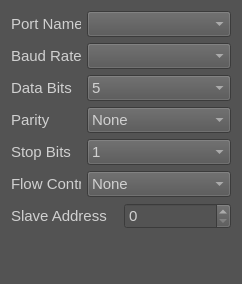
<?xml version="1.0" encoding="UTF-8"?>
<ui version="4.0">
 <class>ModBusRTUSettingsWidget</class>
 <widget class="QWidget" name="ModBusRTUSettingsWidget">
  <property name="geometry">
   <rect>
    <x>0</x>
    <y>0</y>
    <width>242</width>
    <height>284</height>
   </rect>
  </property>
  <property name="font">
   <font>
    <pointsize>11</pointsize>
   </font>
  </property>
  <property name="windowTitle">
   <string>Form</string>
  </property>
  <property name="styleSheet">
   <string notr="true">background-color: rgb(83, 83, 83);
color: rgb(208, 208, 208);</string>
  </property>
  <layout class="QVBoxLayout" name="verticalLayout">
   <item>
    <layout class="QHBoxLayout" name="horizontalLayout">
     <item>
      <widget class="QLabel" name="portNameLbl">
       <property name="maximumSize">
        <size>
         <width>70</width>
         <height>16777215</height>
        </size>
       </property>
       <property name="font">
        <font>
         <pointsize>11</pointsize>
        </font>
       </property>
       <property name="text">
        <string>Port Name</string>
       </property>
      </widget>
     </item>
     <item>
      <widget class="QComboBox" name="portNameComboBox">
       <property name="minimumSize">
        <size>
         <width>100</width>
         <height>0</height>
        </size>
       </property>
       <property name="font">
        <font>
         <pointsize>11</pointsize>
        </font>
       </property>
      </widget>
     </item>
    </layout>
   </item>
   <item>
    <layout class="QHBoxLayout" name="horizontalLayout_2">
     <item>
      <widget class="QLabel" name="baudRateLbl">
       <property name="maximumSize">
        <size>
         <width>70</width>
         <height>16777215</height>
        </size>
       </property>
       <property name="font">
        <font>
         <pointsize>11</pointsize>
        </font>
       </property>
       <property name="text">
        <string>Baud Rate</string>
       </property>
      </widget>
     </item>
     <item>
      <widget class="QComboBox" name="baudRateComboBox">
       <property name="minimumSize">
        <size>
         <width>100</width>
         <height>0</height>
        </size>
       </property>
       <property name="font">
        <font>
         <pointsize>11</pointsize>
        </font>
       </property>
      </widget>
     </item>
    </layout>
   </item>
   <item>
    <layout class="QHBoxLayout" name="horizontalLayout_3">
     <item>
      <widget class="QLabel" name="dataBitsLbl">
       <property name="maximumSize">
        <size>
         <width>70</width>
         <height>16777215</height>
        </size>
       </property>
       <property name="font">
        <font>
         <pointsize>11</pointsize>
        </font>
       </property>
       <property name="text">
        <string>Data Bits</string>
       </property>
      </widget>
     </item>
     <item>
      <widget class="QComboBox" name="dataBitsComboBox">
       <property name="minimumSize">
        <size>
         <width>100</width>
         <height>0</height>
        </size>
       </property>
       <property name="font">
        <font>
         <pointsize>11</pointsize>
        </font>
       </property>
       <item>
        <property name="text">
         <string>5</string>
        </property>
       </item>
       <item>
        <property name="text">
         <string>6</string>
        </property>
       </item>
       <item>
        <property name="text">
         <string>7</string>
        </property>
       </item>
       <item>
        <property name="text">
         <string>8</string>
        </property>
       </item>
      </widget>
     </item>
    </layout>
   </item>
   <item>
    <layout class="QHBoxLayout" name="horizontalLayout_4">
     <item>
      <widget class="QLabel" name="parityLbl">
       <property name="maximumSize">
        <size>
         <width>70</width>
         <height>16777215</height>
        </size>
       </property>
       <property name="font">
        <font>
         <pointsize>11</pointsize>
        </font>
       </property>
       <property name="text">
        <string>Parity</string>
       </property>
      </widget>
     </item>
     <item>
      <widget class="QComboBox" name="parityComboBox">
       <property name="minimumSize">
        <size>
         <width>100</width>
         <height>0</height>
        </size>
       </property>
       <property name="font">
        <font>
         <pointsize>11</pointsize>
        </font>
       </property>
       <item>
        <property name="text">
         <string>None</string>
        </property>
       </item>
       <item>
        <property name="text">
         <string>Even</string>
        </property>
       </item>
       <item>
        <property name="text">
         <string>Odd</string>
        </property>
       </item>
      </widget>
     </item>
    </layout>
   </item>
   <item>
    <layout class="QHBoxLayout" name="horizontalLayout_5">
     <item>
      <widget class="QLabel" name="stopBitsLbl">
       <property name="maximumSize">
        <size>
         <width>70</width>
         <height>16777215</height>
        </size>
       </property>
       <property name="font">
        <font>
         <pointsize>11</pointsize>
        </font>
       </property>
       <property name="text">
        <string>Stop Bits</string>
       </property>
      </widget>
     </item>
     <item>
      <widget class="QComboBox" name="stopBitsComboBox">
       <property name="minimumSize">
        <size>
         <width>100</width>
         <height>0</height>
        </size>
       </property>
       <property name="font">
        <font>
         <pointsize>11</pointsize>
        </font>
       </property>
       <item>
        <property name="text">
         <string>1</string>
        </property>
       </item>
       <item>
        <property name="text">
         <string>1.5</string>
        </property>
       </item>
       <item>
        <property name="text">
         <string>2</string>
        </property>
       </item>
      </widget>
     </item>
    </layout>
   </item>
   <item>
    <layout class="QHBoxLayout" name="horizontalLayout_6">
     <item>
      <widget class="QLabel" name="flowControlLbl">
       <property name="maximumSize">
        <size>
         <width>70</width>
         <height>16777215</height>
        </size>
       </property>
       <property name="font">
        <font>
         <pointsize>11</pointsize>
        </font>
       </property>
       <property name="text">
        <string>Flow Control</string>
       </property>
      </widget>
     </item>
     <item>
      <widget class="QComboBox" name="flowControlComboBox">
       <property name="minimumSize">
        <size>
         <width>100</width>
         <height>0</height>
        </size>
       </property>
       <property name="font">
        <font>
         <pointsize>11</pointsize>
        </font>
       </property>
       <item>
        <property name="text">
         <string>None</string>
        </property>
       </item>
       <item>
        <property name="text">
         <string>RTS/CTS</string>
        </property>
       </item>
       <item>
        <property name="text">
         <string>XON/XOFF</string>
        </property>
       </item>
      </widget>
     </item>
    </layout>
   </item>
   <item>
    <layout class="QHBoxLayout" name="horizontalLayout_7">
     <item>
      <widget class="QLabel" name="label">
       <property name="baseSize">
        <size>
         <width>70</width>
         <height>0</height>
        </size>
       </property>
       <property name="font">
        <font>
         <pointsize>11</pointsize>
        </font>
       </property>
       <property name="text">
        <string>Slave Address</string>
       </property>
      </widget>
     </item>
     <item>
      <widget class="QSpinBox" name="slaveAddressSpinBox">
       <property name="minimumSize">
        <size>
         <width>100</width>
         <height>0</height>
        </size>
       </property>
       <property name="font">
        <font>
         <pointsize>11</pointsize>
        </font>
       </property>
      </widget>
     </item>
    </layout>
   </item>
   <item>
    <spacer name="verticalSpacer">
     <property name="orientation">
      <enum>Qt::Orientation::Vertical</enum>
     </property>
     <property name="sizeHint" stdset="0">
      <size>
       <width>20</width>
       <height>40</height>
      </size>
     </property>
    </spacer>
   </item>
  </layout>
 </widget>
 <resources/>
 <connections/>
</ui>
